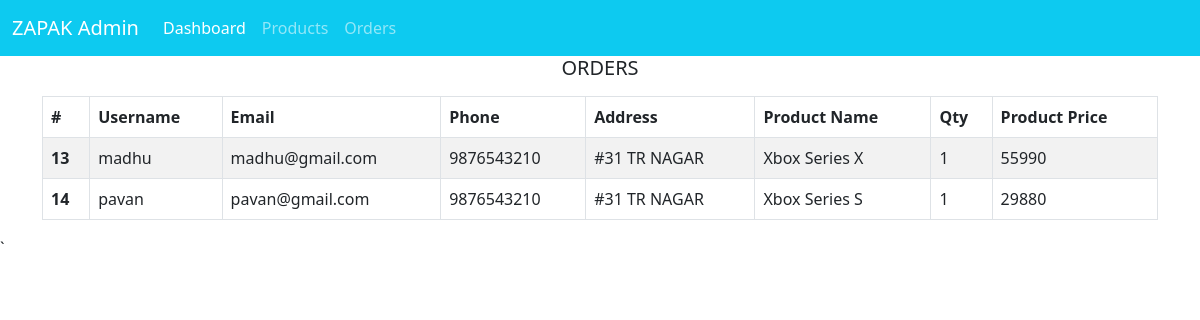
Page /admin/orders on the committed database.
### tables this page shows
CREATE TABLE "products" (
	"id"	INTEGER,
	"name"	TEXT NOT NULL,
	"price"	TEXT,
	"details"	TEXT,
	"image"	TEXT,
	"tags"	TEXT,
	"category"	TEXT,
	PRIMARY KEY("id" AUTOINCREMENT)
);

CREATE TABLE "orders" (
	"id"	INTEGER,
	"pid"	INTEGER,
	"qty"	INTEGER,
	"uid"	INTEGER,
	"status"	TEXT,
	"date"	INTEGER,
	PRIMARY KEY("id" AUTOINCREMENT)
);

CREATE TABLE "users" (
	"id"	INTEGER,
	"username"	TEXT,
	"password"	TEXT,
	"address"	TEXT,
	"phone"	TEXT,
	"email"	TEXT,
	PRIMARY KEY("id" AUTOINCREMENT)
);

### main.py (the view)
@app.get("/admin/orders", response_class=HTMLResponse)
def admin_orders(request: Request):
    orders = db.executeQuery("SELECT *, o.id as oid from users u, products p, orders o where o.uid = u.id and o.pid = p.id")
    return templates.TemplateResponse("/admin/orders.html", {"request": request, "orders": orders})

### templates/admin/orders.html (shortened to what this page needs)
{% extends "/admin/base.html" %}
{% block content  %}
<div class="container">
    <h5 class="text-center">ORDERS</h5>
    <table class="table table-striped table-bordered my-3">
        <thead>
            <tr>
              <th scope="col">#</th>
              <th scope="col">Username</th>
              <th scope="col">Email</th>
              <th scope="col">Phone</th>
              <th scope="col">Address</th>
              <th scope="col">Product Name</th>
              <th scope="col">Qty</th>
              <th scope="col">Product Price</th>
            </tr>
          </thead>
          <tbody>
            {% for order in orders %}
            <tr>
                <th scope="row">{{ order.oid }}</th>
                <td>{{order.username}}</td>
                <td>{{order.email}}</td>
                <td>{{order.phone}}</td>
                <td>{{order.address}}</td>
                <td>{{order.name}}</td>
                <td>{{order.qty}}</td>
                <td>{{order.qty | int * order.price | int}}</td>
            </tr>
            {% endfor %}
            </tbody>
    </table>
</div>
{% endblock %}

### templates/admin/base.html (shortened to what this page needs)
<!doctype html>
<html lang="en">
<head>
    <link href="{{ url_for('static', path='/css/bootstrap.css') }}" rel="stylesheet" />
</head>
<body>
<nav class="navbar navbar-expand-lg navbar-dark bg-info">
    <div class="container-fluid">
        <a class="navbar-brand" href="/admin/dashboard">ZAPAK Admin</a>
        <div class="collapse navbar-collapse" id="navbarNav">
            <ul class="navbar-nav">
                <li class="nav-item">
                    <a class="nav-link active" aria-current="page" href="/admin/dashboard">Dashboard</a>
                </li>
                <li class="nav-item">
                    <a class="nav-link" href="/admin/products">Products</a>
                </li>
                <li class="nav-item">
                    <a class="nav-link" href="/admin/orders">Orders</a>
                </li>
            </ul>
        </div>
    </div>
</nav>
<main id="content">{% block content %}{% endblock %}</main>
</body>
</html>`

### rows in the picture
products: oid "13", username "madhu", email "madhu@gmail.com", phone "9876543210", address "#31 TR NAGAR", name "Xbox Series X", qty "1", order.qty|int*order.price|int "55990"
products: oid "14", username "pavan", email "pavan@gmail.com", phone "9876543210", address "#31 TR NAGAR", name "Xbox Series S", qty "1", order.qty|int*order.price|int "29880"
